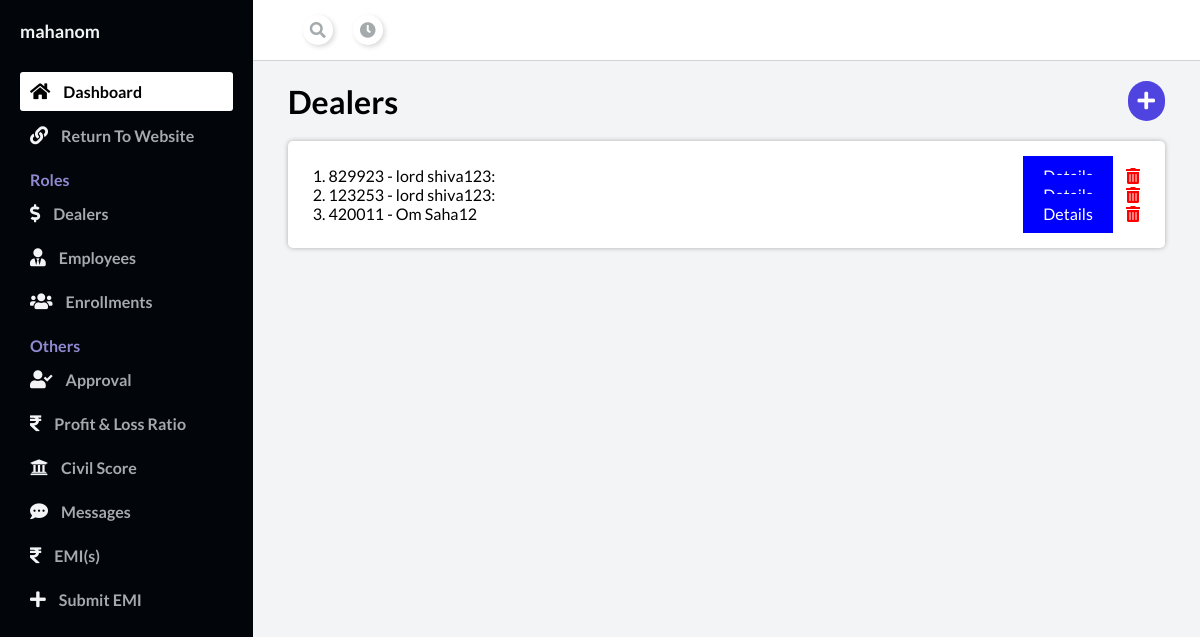
The app's page /employee_dashboard/dealers/ (signed in) with its own data.
### main/models.py (models this page shows, shortened)
class Dealer(models.Model):
    dealer_id = models.TextField(unique=True, blank=False)
    password = models.TextField()
    first_name = models.TextField(blank=True, null=True)
    middle_name = models.TextField(blank=True, null=True)
    last_name = models.TextField(blank=True, null=True)
    dob = models.DateField(null=True, blank=True)
    gender = models.TextField(blank=True, null=True)
    father_name = models.TextField(blank=True, null=True)
    marital_status = models.TextField(blank=True, null=True)
    spouse_name = models.TextField(blank=True, null=True)
    shop_name = models.TextField(blank=True, null=True)
    shop_location = models.TextField(blank=True, null=True)
    qualification = models.TextField(blank=True, null=True)
    applicant_photo = models.ImageField(upload_to="dealer_applicant_photo", blank=True, null=True)
    shop_photo = models.ImageField(upload_to="dealer_shop_photo", blank=True, null=True)
    aadhaar = models.ImageField(upload_to="dealer_aadhar", blank=True, null=True)
    aadhaar_back = models.ImageField(upload_to="dealer_aadhaar_back", blank=True, null=True)
    voter_id = models.ImageField(upload_to="dealer_voter_id", blank=True, null=True)
    pan_card = models.ImageField(upload_to="dealer_pan_card", blank=True, null=True)
    gst = models.ImageField(upload_to="dealer_gst", blank=True, null=True)
    bill_book = models.ImageField(upload_to="dealer_bill_book", blank=True, null=True)
    ifsc_code = models.TextField(blank=True, null=True)
    account_holder_first_name = models.TextField(blank=True, null=True)
    account_holder_middle_name = models.TextField(blank=True, null=True)
    account_holder_last_name = models.TextField(blank=True, null=True)
    account_number = models.TextField(blank=True, null=True)
    bank_name = models.TextField(blank=True, null=True)
    user = models.ForeignKey(User, on_delete=models.CASCADE, null=True)
    created_by = models.TextField(null=True, blank=True)
    employee = models.ForeignKey(Employee, null=True, blank=True, on_delete=models.CASCADE)

### employee/views.py (the view)
# urls.py: path('dealers/', views.dealers, name="dealers"),
def dealers(request):
    dealer = Dealer.objects.filter(employee=Employee.objects.filter(user=request.user).last())
    response = render(request, "Employee/dealers.html", {"dealers":dealer})
    return response

### Template/Employee/dealers.html (shortened to what this page needs)
{% extends "admin_base.html" %}
{% block body %}
<div class="main__container">
    <div class="space-between">
        <h1>Dealers</h1>
        <a href="/employee_dashboard/create_dealer"><i class="plus-icon fas fa-plus"></i></a>
    </div>
    <div class="container-div" style="margin-top: 20px;">
        {% for i in dealers %}
        <div class="space-between">
            <p>{{forloop.counter}}. {{i.dealer_id}} - {{i.password}}</p>
            <div>
                <a href="/employee_dashboard/dealer_details/{{i.id}}" style="color: white; background-color: blue; text-decoration: none; padding: 10px 20px; margin: 10px 10px;">Details</a>
                <i class="fas fa-trash-alt"
                style="color: red;"
                ></i>
            </div>
        </div>
        {% endfor %}
    </div>
</div>
{% endblock body %}

### Template/admin_base.html (shortened to what this page needs)
<!DOCTYPE html>
<html lang="en">
  <head>
    <link
      rel="stylesheet"
      href="https://stackpath.bootstrapcdn.com/font-awesome/4.7.0/css/font-awesome.min.css"
    />
    <link rel="stylesheet" href="https://cdnjs.cloudflare.com/ajax/libs/font-awesome/5.15.4/css/all.min.css" />
  </head>
  <body id="body">
    <div class="container">
      <nav class="navbar">
        <div class="navbar__right">
          <a href="#">
            <i class="fa fa-search" aria-hidden="true"></i>
          </a>
          <a href="#">
            <i class="fa fa-clock-o" aria-hidden="true"></i>
          </a>
        </div>
      </nav>
      <main>
        {% block body %}
        {% endblock body %}
      </main>
      <div id="sidebar">
        <div class="sidebar__title">
          <div class="sidebar__img">
            <h1>{{request.user.username}}</h1>
          </div>
        </div>
        <div class="sidebar__menu">
          <div class="sidebar__link active_menu_link">
            <i class="fa fa-home"></i>
            <a href="/admin_dashboard">Dashboard</a>
          </div>
          <div class="sidebar__link">
            <i class="fa fa-link"></i>
            <a href="/">Return To Website</a>
          </div>
          <h2>Roles</h2>
          <div class="sidebar__link">
            <i class="fa fa-usd" aria-hidden="true"></i>
            <a href="/admin_dashboard/dealers">Dealers</a>
          </div>
          <div class="sidebar__link">
            <i class="fas fa-user-tie" aria-hidden="true"></i>
            <a href="/admin_dashboard/employee">Employees</a>
          </div>
          <div class="sidebar__link">
            <i class="fas fa-users"></i>
            <a href="/admin_dashboard/enrollments">Enrollments</a>
          </div>
          <h2>Others</h2>
          <div class="sidebar__link">
            <i class="fas fa-user-check"></i>
            <a href="/admin_dashboard/approval">Approval</a>
          </div>
          <div class="sidebar__link">
            <i class="fa fa-rupee-sign"></i>
            <a href="/admin_dashboard/profit_loss">Profit & Loss Ratio</a>
          </div>
          <div class="sidebar__link">
            <i class="fa fa-university"></i>
            <a href="https://www.cibil.com/freecibilscore">Civil Score</a>
          </div>
          <div class="sidebar__link">
            <i class="fa fa-comment-dots"></i>
            <a href="/admin_dashboard/messages">Messages</a>
          </div>
          <div class="sidebar__link">
            <i class="fa fa-rupee"></i>
            <a href="/admin_dashboard/emi">EMI(s)</a>
          </div>
          <div class="sidebar__link">
            <i class="fa fa-plus"></i>
            <a href="/admin_dashboard/submit_emi">Submit EMI</a>
          </div>
        </div>
      </div>
    </div>
  </body>
</html>

### Template/admin_base.html (style rules this page uses)
* { margin: 0; padding: 0; }
body { box-sizing: border-box; font-family: "Lato", sans-serif; }
.container { display: grid; height: 100vh; grid-template-columns: 0.8fr 1fr 1fr 1fr; grid-template-rows: 0.2fr 3fr; grid-template-areas: "sidebar nav nav nav" "sidebar main main main"; }
.navbar { background: #ffffff; grid-area: nav; height: 60px; display: flex; align-items: center; justify-content: space-between; padding: 0 30px 0 30px; border-bottom: 1px solid lightgray; }
.navbar__right { display: flex; justify-content: center; align-items: center; }
.navbar__right > a { margin-left: 20px; text-decoration: none; }
.navbar__right > a > i { color: #a5aaad; font-size: 16px; border-radius: 50px; background: #ffffff; box-shadow: 2px 2px 5px #d9d9d9, -2px -2px 5px #ffffff; padding: 7px; }
main { background: #f3f4f6; grid-area: main; overflow-y: auto; }
.main__container { padding: 20px 35px; }
#sidebar { background: #020509; grid-area: sidebar; overflow-y: auto; padding: 20px; -webkit-transition: all 0.5s; transition: all 0.5s; }
.sidebar__title { display: flex; justify-content: space-between; align-items: center; color: #f3f4f6; margin-bottom: 30px; }
.sidebar__img { display: flex; align-items: center; }
.sidebar__title > div > h1 { font-size: 18px; display: inline; }
.sidebar__menu > h2 { color: rgb(143, 138, 209); font-size: 16px; margin-top: 15px; margin-bottom: 5px; padding: 0 10px; font-weight: 700; }
.sidebar__link { color: #f3f4f6; padding: 10px; border-radius: 3px; margin-bottom: 5px; }
.active_menu_link { background: white; color: black; }
.active_menu_link a { color: black!important; }
.sidebar__link > a { text-decoration: none; color: #a5aaad; font-weight: 700; }
.sidebar__link > i { margin-right: 10px; font-size: 18px; }
.container-div { padding: 25px; background-color: white; border-radius: 5px; box-shadow: 0 0 5PX 0 rgba(0, 0, 0, 0.287); }

### Template/Employee/dealers.html (style rules this page uses)
.space-between { display: flex; align-items: center; justify-content: space-between; }
.plus-icon { font-size: 20px; color: white; background-color: rgb(79,68,224); padding: 10px; border-radius: 100px; }

### records on screen
Dealer: dealer_id "829923", password "lord shiva123:"
Dealer: dealer_id "123253", password "lord shiva123:"
Dealer: dealer_id "420011", password "Om Saha12"

### other values on screen
{{ request.user.username }} "mahanom"
